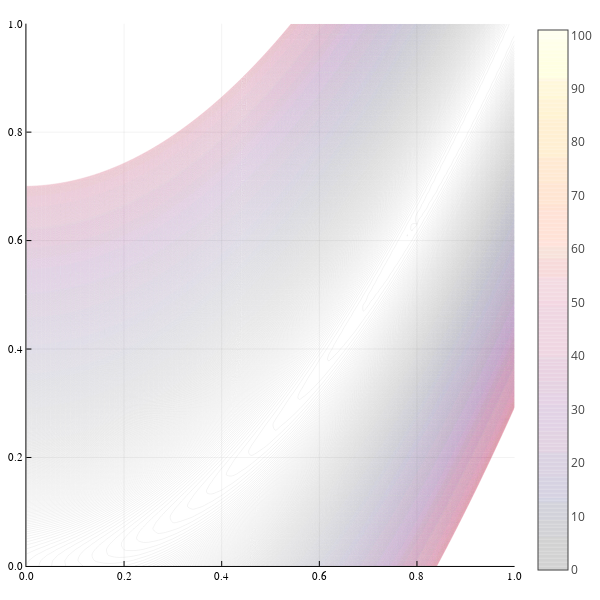

The notebook cell saved with this chart:
### Code cell
Plots.contour(x,y,z, linealpha = 0.1, levels=2500)

### Figure 1 — Plotly figure (JSON) as saved in the notebook; plotly's stock layout.template omitted (floating-point values rounded to 4 significant figures; data arrays with more than 128 entries replaced by an {"elided": "..."} marker saying what was removed)
{"data": [{"colorbar": {"title": ""}, "colorscale": [[0, "rgba(0, 0, 4, 0.100)"], [0.03448, "rgba(4, 3, 20, 0.100)"], [0.06897, "rgba(13, 8, 41, 0.100)"], [0.1034, "rgba(24, 12, 60, 0.100)"], [0.1379, "rgba(38, 12, 81, 0.100)"], [0.1724, "rgba(54, 9, 97, 0.100)"], [0.2069, "rgba(69, 10, 105, 0.100)"], [0.2414, "rgba(84, 15, 109, 0.100)"], [0.2759, "rgba(97, 19, 110, 0.100)"], [0.3103, "rgba(111, 25, 110, 0.100)"], [0.3448, "rgba(125, 30, 109, 0.100)"], [0.3793, "rgba(140, 35, 105, 0.100)"], [0.4138, "rgba(154, 40, 101, 0.100)"], [0.4483, "rgba(166, 45, 96, 0.100)"], [0.4828, "rgba(180, 51, 89, 0.100)"], [0.5172, "rgba(193, 58, 80, 0.100)"], [0.5517, "rgba(206, 67, 71, 0.100)"], [0.5862, "rgba(216, 76, 62, 0.100)"], [0.6207, "rgba(226, 87, 52, 0.100)"], [0.6552, "rgba(235, 100, 41, 0.100)"], [0.6897, "rgba(241, 115, 29, 0.100)"], [0.7241, "rgba(247, 130, 18, 0.100)"], [0.7586, "rgba(250, 144, 8, 0.100)"], [0.7931, "rgba(252, 161, 8, 0.100)"], [0.8276, "rgba(252, 178, 22, 0.100)"], [0.8621, "rgba(250, 196, 42, 0.100)"], [0.8966, "rgba(246, 213, 67, 0.100)"], [0.931, "rgba(243, 229, 93, 0.100)"], [0.9655, "rgba(242, 244, 130, 0.100)"], [1, "rgba(252, 255, 164, 0.100)"]], "contours": {"coloring": "lines", "showlabels": false}, "name": "y1", "ncontours": 2502, "showlegend": false, "showscale": true, "type": "contour", "x": [0, 0.01, 0.02, 0.03, 0.04, 0.05, 0.06, 0.07, 0.08, 0.09, 0.1, 0.11, 0.12, 0.13, 0.14, 0.15, 0.16, 0.17, 0.18, 0.19, 0.2, 0.21, 0.22, 0.23, 0.24, 0.25, 0.26, 0.27, 0.28, 0.29, 0.3, 0.31, 0.32, 0.33, 0.34, 0.35, 0.36, 0.37, 0.38, 0.39, 0.4, 0.41, 0.42, 0.43, 0.44, 0.45, 0.46, 0.47, 0.48, 0.49, 0.5, 0.51, 0.52, 0.53, 0.54, 0.55, 0.56, 0.57, 0.58, 0.59, 0.6, 0.61, 0.62, 0.63, 0.64, 0.65, 0.66, 0.67, 0.68, 0.69, 0.7, 0.71, 0.72, 0.73, 0.74, 0.75, 0.76, 0.77, 0.78, 0.79, 0.8, 0.81, 0.82, 0.83, 0.84, 0.85, 0.86, 0.87, 0.88, 0.89, 0.9, 0.91, 0.92, 0.93, 0.94, 0.95, 0.96, 0.97, 0.98, 0.99, 1], "xaxis": "x1", "y": [0, 0.01, 0.02, 0.03, 0.04, 0.05, 0.06, 0.07, 0.08, 0.09, 0.1, 0.11, 0.12, 0.13, 0.14, 0.15, 0.16, 0.17, 0.18, 0.19, 0.2, 0.21, 0.22, 0.23, 0.24, 0.25, 0.26, 0.27, 0.28, 0.29, 0.3, 0.31, 0.32, 0.33, 0.34, 0.35, 0.36, 0.37, 0.38, 0.39, 0.4, 0.41, 0.42, 0.43, 0.44, 0.45, 0.46, 0.47, 0.48, 0.49, 0.5, 0.51, 0.52, 0.53, 0.54, 0.55, 0.56, 0.57, 0.58, 0.59, 0.6, 0.61, 0.62, 0.63, 0.64, 0.65, 0.66, 0.67, 0.68, 0.69, 0.7, 0.71, 0.72, 0.73, 0.74, 0.75, 0.76, 0.77, 0.78, 0.79, 0.8, 0.81, 0.82, 0.83, 0.84, 0.85, 0.86, 0.87, 0.88, 0.89, 0.9, 0.91, 0.92, 0.93, 0.94, 0.95, 0.96, 0.97, 0.98, 0.99, 1], "yaxis": "y1", "z": {"elided": "101x101 float values"}, "zmax": 101, "zmin": 0}], "layout": {"annotations": [], "height": 600, "legend": {"bgcolor": "rgba(255, 255, 255, 1.000)", "bordercolor": "rgba(0, 0, 0, 1.000)", "font": {"color": "rgba(0, 0, 0, 1.000)", "family": "sans-serif", "size": 11}, "tracegroupgap": 0, "x": 1, "y": 1}, "margin": {"b": 20, "l": 0, "r": 0, "t": 20}, "paper_bgcolor": "rgba(255, 255, 255, 1.000)", "plot_bgcolor": "rgba(255, 255, 255, 1.000)", "showlegend": true, "width": 600, "xaxis": {"anchor": "y1", "domain": [0.05101, 0.9934], "gridcolor": "rgba(0, 0, 0, 0.100)", "gridwidth": 0.5, "linecolor": "rgba(0, 0, 0, 1.000)", "mirror": false, "range": [0, 1], "showgrid": true, "showline": true, "showticklabels": true, "tickangle": 0, "tickcolor": "rgb(0, 0, 0)", "tickfont": {"color": "rgba(0, 0, 0, 1.000)", "family": "sans-serif", "size": 11}, "tickmode": "array", "ticks": "inside", "ticktext": ["0.0", "0.2", "0.4", "0.6", "0.8", "1.0"], "tickvals": [0, 0.2, 0.4, 0.6, 0.8, 1], "title": "", "titlefont": {"color": "rgba(0, 0, 0, 1.000)", "family": "sans-serif", "size": 15}, "type": "-", "visible": true, "zeroline": false, "zerolinecolor": "rgba(0, 0, 0, 1.000)"}, "yaxis": {"anchor": "x1", "domain": [0.02508, 0.9934], "gridcolor": "rgba(0, 0, 0, 0.100)", "gridwidth": 0.5, "linecolor": "rgba(0, 0, 0, 1.000)", "mirror": false, "range": [0, 1], "showgrid": true, "showline": true, "showticklabels": true, "tickangle": 0, "tickcolor": "rgb(0, 0, 0)", "tickfont": {"color": "rgba(0, 0, 0, 1.000)", "family": "sans-serif", "size": 11}, "tickmode": "array", "ticks": "inside", "ticktext": ["0.0", "0.2", "0.4", "0.6", "0.8", "1.0"], "tickvals": [0, 0.2, 0.4, 0.6, 0.8, 1], "title": "", "titlefont": {"color": "rgba(0, 0, 0, 1.000)", "family": "sans-serif", "size": 15}, "type": "-", "visible": true, "zeroline": false, "zerolinecolor": "rgba(0, 0, 0, 1.000)"}}}
